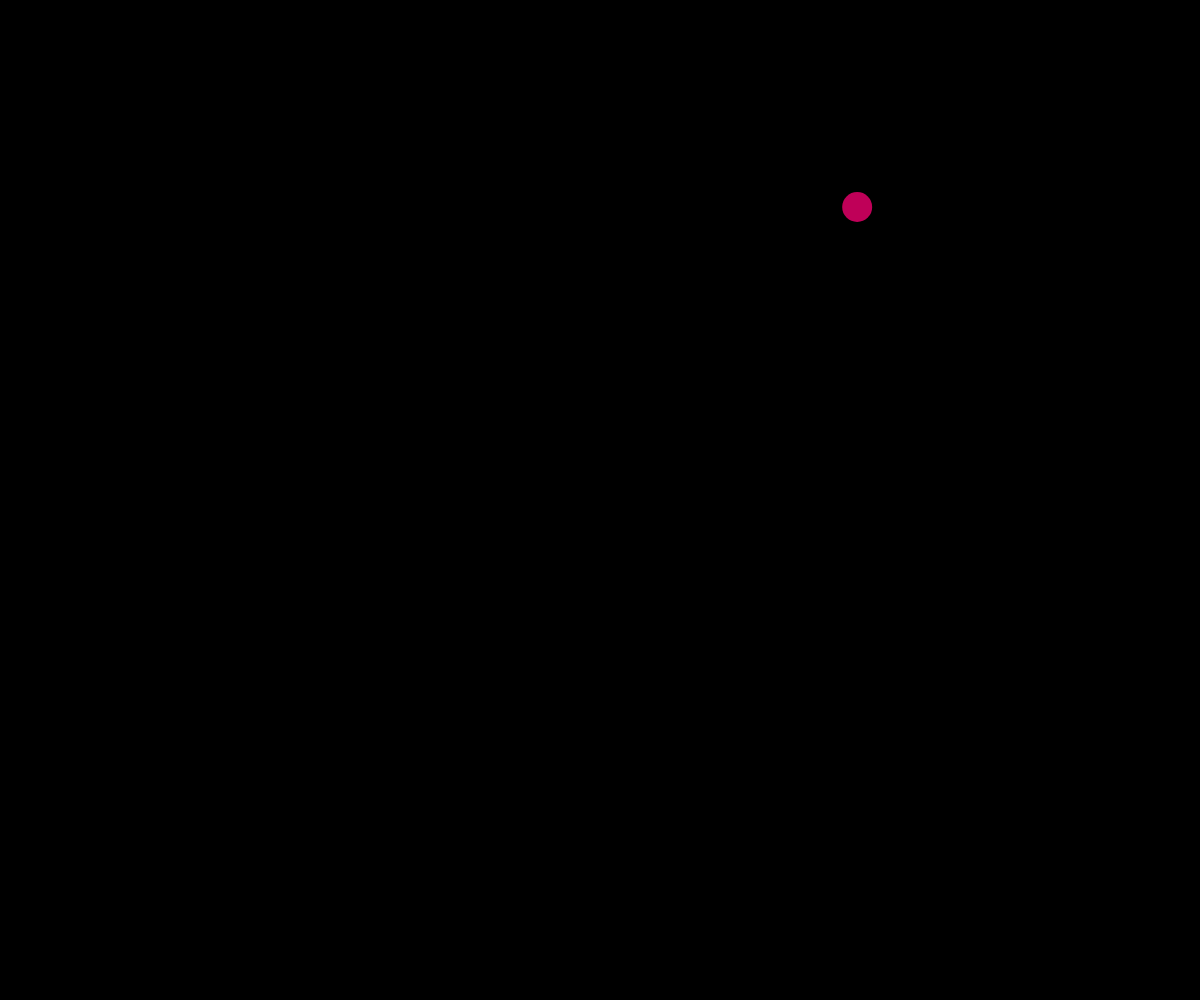
Frame 1 (no input)
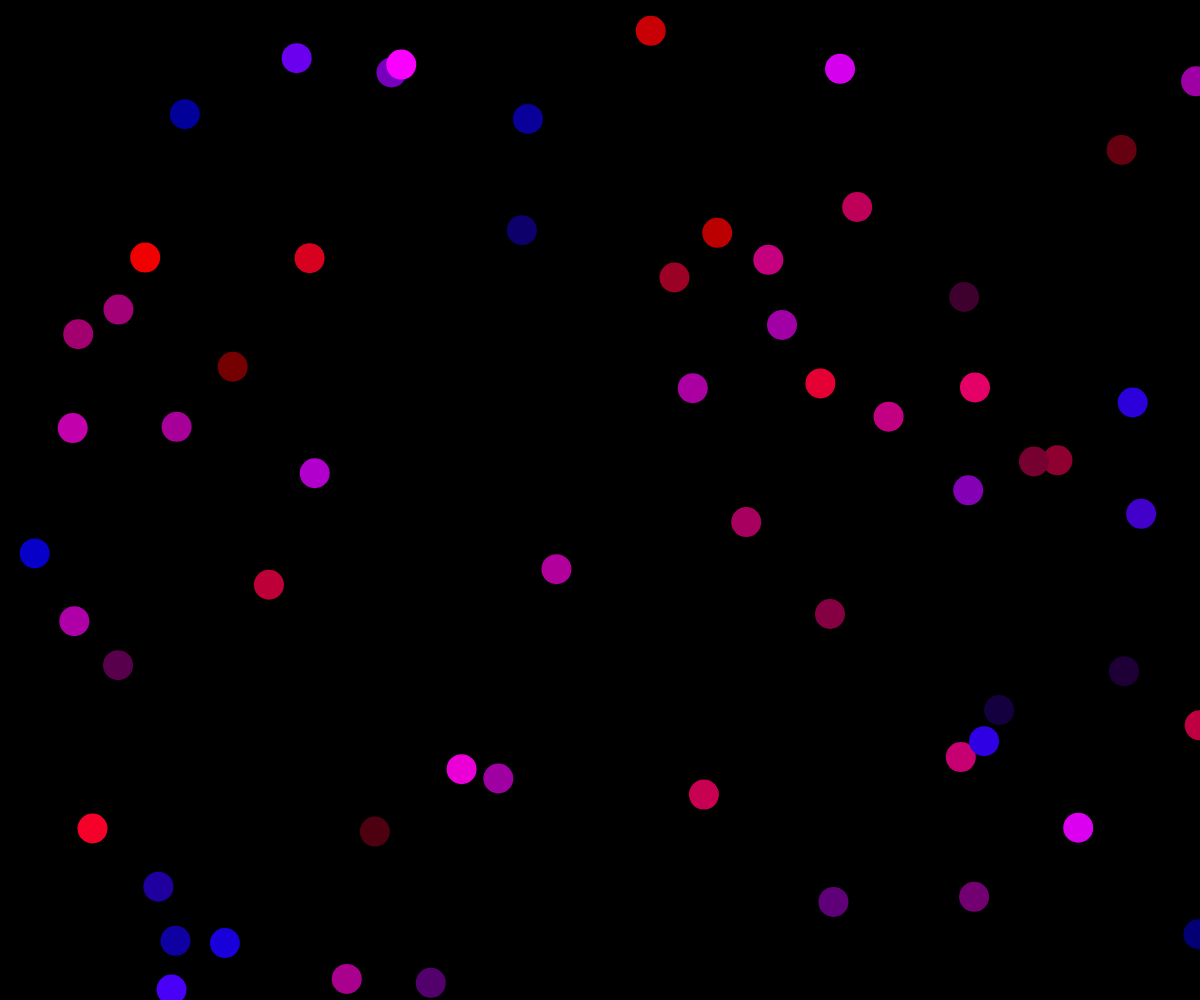
Frame 60 (no input)
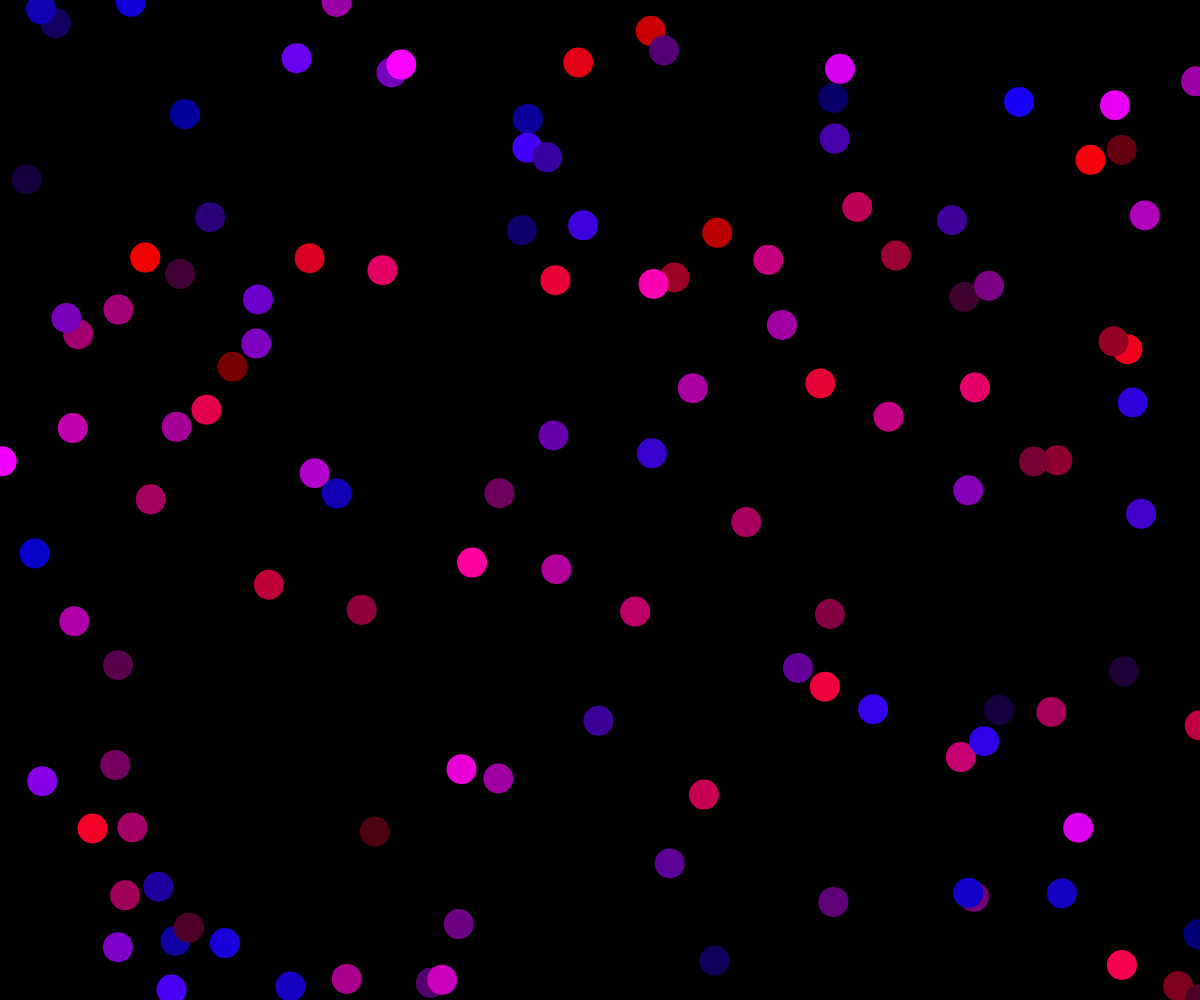
Frame 120 (the mouse pressed at the canvas centre since frame 60)

The p5.js sketch that drew these frames (run headless with seeded random() and noise() and a simulated clock; from frame 60 on, the mouse is pressed at the canvas centre):

// p5.js sketch
// ── sketch.js
let x, y, r, g, b

function setup() {
  createCanvas(windowWidth, windowHeight);
  background(0)
}

function draw() {
  x = random(width)
  y = random(height)
  r = random(255)
  g = 0
  b = random(255)
  
  noStroke()
  fill(r, g, b)
  circle(x, y, 30)
}
